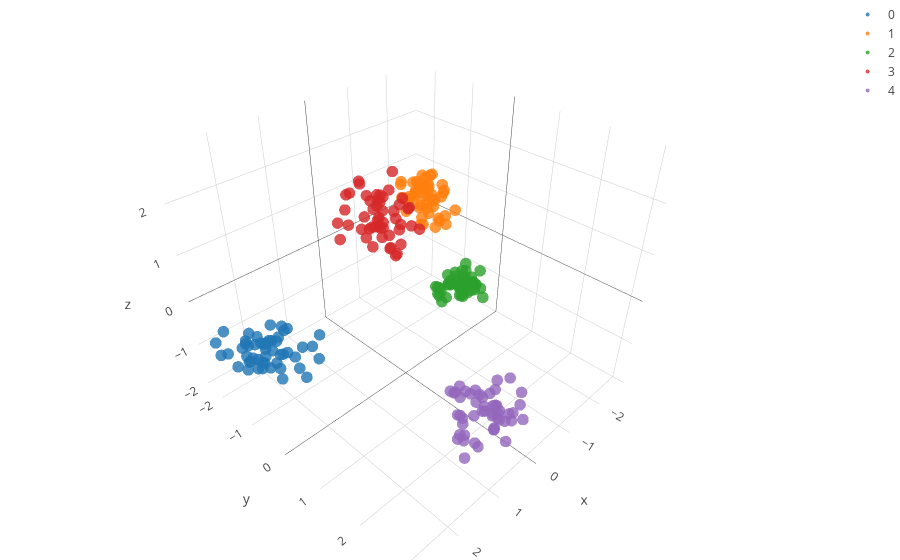

Source (notebook cell):
### Markdown cell above
Plotting our original samples onto our re-computed feature space:

### Code cell
fig_data= [go.Scatter3d(
        x = New_features[[x for x in range(sum(Sizes)) if labels[x] == i],0],
        y = New_features[[x for x in range(sum(Sizes)) if labels[x] == i],1],
        z = New_features[[x for x in range(sum(Sizes)) if labels[x] == i],2],
        type='scatter3d',
        mode= "markers",
        marker= {
        'line': {'width': 0},
        'size': 4,
        'symbol': 'circle',
      "opacity": .8
      },
      name= str(i)
    ) for i in range(N_pops)]


layout = go.Layout(
    margin=dict(
        l=0,
        r=0,
        b=0,
        t=0
    )
)

fig = go.Figure(data=fig_data, layout=layout)
iplot(fig)
